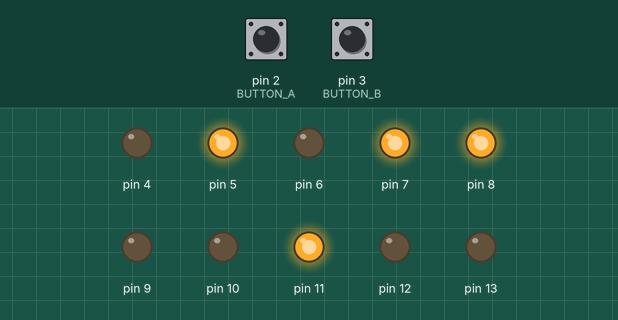
This sketch was run on a simulated Arduino Uno, built with avr-gcc and run on an emulated ATmega328P. Parts: output pins drawn as LEDs (lit = HIGH). Inputs (shaded band) come from the test bench; at power-on: pin 2 (BUTTON_A) HIGH, pin 3 (BUTTON_B) HIGH.

Above: at 6.3 s.
6.4 s: pin 2 (BUTTON_A) pulled LOW for 0.15 s
At 9.4 s:
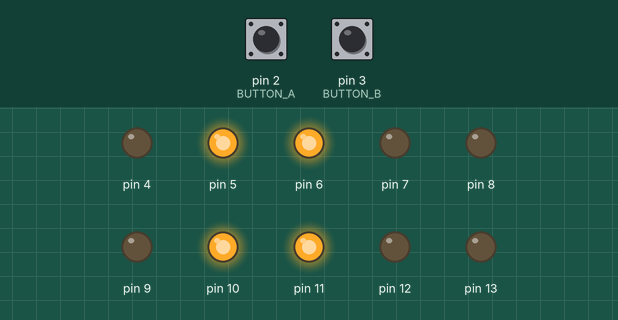
12.8 s: pin 3 (BUTTON_B) pulled LOW for 0.15 s
At 15.4 s:
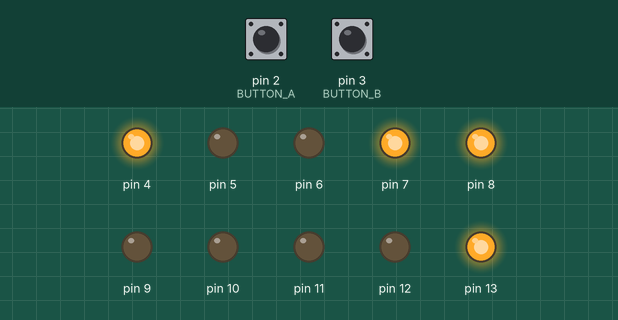
20.2 s: pin 2 (BUTTON_A) driven LOW and pin 3 (BUTTON_B) driven LOW
At 23.5 s:
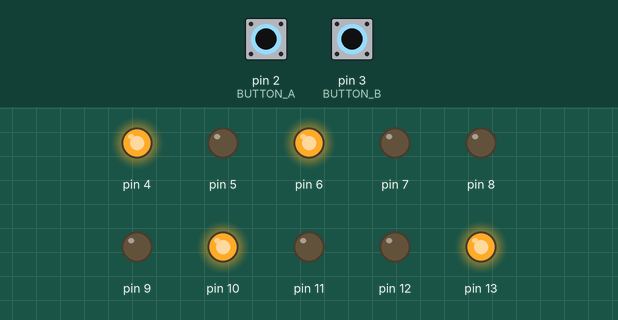
Timing chart, 0 to 27.7 s (numbered marks = the images above; inputs shaded):
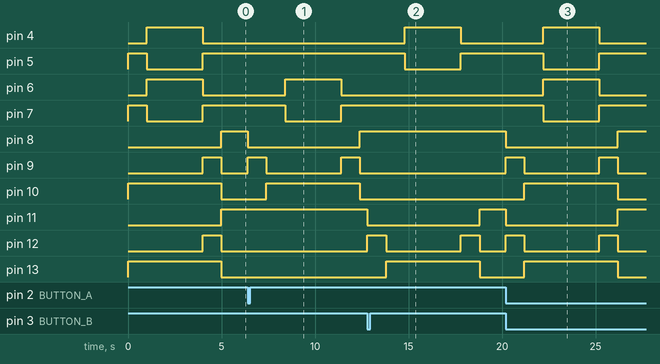

The sketch:

G01_P15_CROSSWALK_LIGHT.ino
```cpp
/*
   Board: Arduino UNO

   Poject Description: CROSSWALK Signal.

   url: https://github.com/sfad/arduino_projects
*/

#include <avr/wdt.h>

#define BUTTON_A 2
#define BUTTON_B 3

volatile bool switchAPressed = true;
volatile bool switchBPressed = true;

unsigned long lastMillis[2] = {0, 0};
byte indexSideA = 2;  //start A walk on
byte indexSideB = 2;  //start B walk on

void setup()
{
  DDRB |= 0x3F; //set pins 0-6 of PORT B as OUTPUT
  DDRD |= 0xF0; //set pins 0-3 INPUT and 4-7 OUTPUT
  PORTD = 0x0C; //enable pullup on port 2 & 3

  PORTB = 0x24; //set red light of A & B ON
  PORTD |= 0xA0;  //crosswalk light both Red "Don't walk".
  attachInterrupt(digitalPinToInterrupt(BUTTON_A), switchA, FALLING);
  attachInterrupt(digitalPinToInterrupt(BUTTON_B), switchB, FALLING);

  // make a delay before enable WDT
  // this delay help to complete all initial tasks
  delay(1000);
  wdt_enable(WDTO_1S); //enable watch dog timer.
}

void loop() {
  if(switchAPressed) ButtonA_Pressed();
  if(switchBPressed) ButtonB_Pressed();
  //delay(2000);  //uncomment this line to test the WDT
  wdt_reset();  //reset watch dog timer.
}

void ButtonA_Pressed() {
  switch(indexSideA){
    case 0:
      greenA_OFF();
      yellowA_ON();
      if(AsyncWait('a', 1)) indexSideA++;
      break;
    case 1:
      yellowA_OFF();
      redA_ON();
      if(AsyncWait('a', 1)) indexSideA++;
      break;
    case 2:
      walkA_ON();
      //delay for crosswolker
      if(AsyncWait('a', 3)) indexSideA++;
      break;
    case 3:
      walkA_OFF();
      yellowA_ON();
      if(AsyncWait('a', 1)) indexSideA++;
      break;
    case 4:
      yellowA_OFF();
      redA_OFF();
      greenA_ON();
      if(AsyncWait('a', 1)) {
        indexSideA = 0;
        switchAPressed = false;
      }
      break;
    default:
      switchAPressed = false;
      indexSideA = 0;
      break;
  }
}

void ButtonB_Pressed() {
  switch(indexSideB){
    case 0:
      greenB_OFF();
      yellowB_ON();
      if(AsyncWait('b', 1)) indexSideB++;
      break;
    case 1:
      yellowB_OFF();
      redB_ON();
      if(AsyncWait('b', 1)) indexSideB++;
      break;
    case 2:
      walkB_ON();
      //delay for crosswolker
      if(AsyncWait('b', 3)) indexSideB++;
      break;
    case 3:
      walkB_OFF();
      yellowB_ON();
      if(AsyncWait('b', 1)) indexSideB++;
      break;
    case 4:
      yellowB_OFF();
      redB_OFF();
      greenB_ON();
      if(AsyncWait('b', 1)) {
        indexSideB = 0;
        switchBPressed = false;
      }
      break;
    default:
      switchBPressed = false;
      indexSideB = 0;
      break;
  }
}

bool AsyncWait(char side, unsigned int seconds) {
  bool reached = false;
  byte sideIndex = side == 'b' ? 1 : 0;
  if(lastMillis[sideIndex] == 0) {
    lastMillis[sideIndex] = millis();
  }

  if(millis() - lastMillis[sideIndex] < 0) {
    lastMillis[sideIndex] = (4294967295 - lastMillis[sideIndex]);
  }

  if( millis() - lastMillis[sideIndex] >= seconds * 1000) {
    reached = true;
    lastMillis[sideIndex] = 0;
  }

  return reached;
}

void switchA() {
  switchAPressed = true;
}

void switchB() {
  switchBPressed = true;
}

//SIDE A

void greenA_ON() {
  PORTB |= 1;
}

void greenA_OFF() {
  PORTB &= ~1;
}

void yellowA_ON() {
  PORTB |= 1 << 1;
}

void yellowA_OFF() {
  PORTB &= ~(1<<1);
}


void redA_ON() {
  PORTB |= 1 << 2;
}

void redA_OFF() {
  PORTB &= ~(1<<2);
}

void walkA_ON() {
  PORTD &= ~(1 << 7);
  PORTD |= 1 << 6;
}

void walkA_OFF() {
  PORTD |= 1 << 7;
  PORTD &= ~(1 << 6);
}

//SIDE B

void greenB_ON() {
  PORTB |= 1 << 3;
}

void greenB_OFF() {
  PORTB &= ~(1 << 3);
}

void yellowB_ON() {
  PORTB |= 1 << 4;
}

void yellowB_OFF() {
  PORTB &= ~(1<<4);
}


void redB_ON() {
  PORTB |= 1 << 5;
}

void redB_OFF() {
  PORTB &= ~(1<<5);
}

void walkB_ON() {
  PORTD &= ~(1 << 5);
  PORTD |= 1 << 4;
}

void walkB_OFF() {
  PORTD |= 1 << 5;
  PORTD &= ~(1 << 4);
}
```

Measured:
- after the input at 6.4 s, pin 6: LOW → HIGH after 2.0 s, → LOW 3.0 s later; pin 7: HIGH → LOW after 2.0 s, → HIGH 3.0 s later; pin 8: HIGH → LOW at once, → HIGH 6.0 s later; pin 9: alternates HIGH for 1.0 s and LOW for 4.0 s, starting at once; pin 10: LOW → HIGH after 1.0 s, → LOW 5.0 s later
- after the input at 12.8 s, pin 4: LOW → HIGH after 2.0 s, → LOW 3.0 s later; pin 5: HIGH → LOW after 2.0 s, → HIGH 3.0 s later; pin 11: HIGH → LOW at once, → HIGH 6.0 s later; pin 12: alternates HIGH for 1.0 s and LOW for 4.0 s, starting at once; pin 13: LOW → HIGH after 1.0 s, → LOW 5.0 s later
- after the input at 20.2 s, pin 4, pin 6: LOW → HIGH after 2.0 s, → LOW 3.0 s later; pin 5, pin 7: HIGH → LOW after 2.0 s, → HIGH 3.0 s later; pin 8, pin 11: HIGH → LOW at once, → HIGH 6.0 s later; pin 9, pin 12: alternates HIGH for 1.0 s and LOW for 4.0 s, starting at once; pin 10, pin 13: LOW → HIGH after 1.0 s, → LOW 5.0 s later
